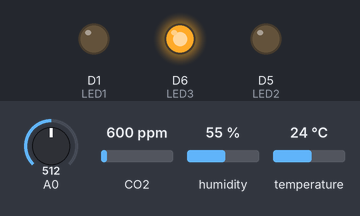
Simulated run of this sketch. Board: ESP8266 (NodeMCU). Parts: output pins drawn as LEDs (lit = HIGH). Inputs (shaded band) come from the test bench; at power-on: A0 = 512, CO2 600 ppm, humidity 55 %, temperature 24 °C. WiFi joins after 1.5 s; servers stay silent unless stated; what the sketch prints to the serial monitor is not drawn.

Above: at 0.1 s.
Timing chart, 0 to 1.6 s (numbered marks = the images above):
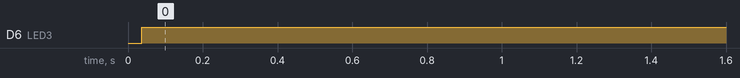

Measured:
- by itself, D6 (LED3): LOW → HIGH at 0.04 s

The sketch:

AirQualityMonitor.ino
```cpp
#include <ESP8266WiFi.h>
#include <WiFiClient.h>
#include <ThingSpeak.h>

#include "MQ135.h"
#include "DHT.h"
int gas, co2lvl;
#define DHTPIN 4
int LED1 = D1;
int LED2 = D5;
int LED3 = D6;

#define DHTTYPE DHT11

DHT dht(DHTPIN, DHTTYPE);
const char* ssid = "Abi's Nord";
const char* password = "Abi@7177";

WiFiClient client;
unsigned long myChannelNumber = 1784816;
const char* myWriteAPIKey = "EW1NEAPPSKGX9M8A";
void setup()
{
  Serial.begin(115200);
  pinMode(LED1, OUTPUT);
  digitalWrite(LED1, LOW);
  pinMode(LED2, OUTPUT);
  digitalWrite(LED2, LOW);
  pinMode(LED3, OUTPUT);
  digitalWrite(LED3, LOW);

  delay(10);

  WiFi.begin(ssid, password);
  ThingSpeak.begin(client);

  dht.begin();
}


void loop()
{
    MQ135 gasSensor = MQ135(A0);
    float air_quality = gasSensor.getPPM();

    gas = analogRead(A0);
    co2lvl = gas - 120;
    co2lvl = map(co2lvl, 0, 1024, 400, 5000);

    float h = dht.readHumidity();

    float t = dht.readTemperature();

    float f = dht.readTemperature(true);


    if (isnan(h) || isnan(t) || isnan(f)) {
      Serial.println(F("Failed to read from DHT sensor!"));
      return;
    }


    Serial.print("Air Quality: ");
    Serial.print(air_quality);
    Serial.println("  PPM");

    if (air_quality <= 50) {
      Serial.println("GOOD");
      digitalWrite(LED1, HIGH);
      digitalWrite(LED2, LOW);
      digitalWrite(LED3, LOW);
    }
    else if (air_quality > 50 and air_quality <= 100) {
      Serial.println("SATISFACTORY");
      digitalWrite(LED1, HIGH);
      digitalWrite(LED2, LOW);
      digitalWrite(LED3, LOW);
    }
    else if (air_quality > 101 and air_quality <= 150) {
      Serial.println("MODERATE");
      digitalWrite(LED1, LOW);
      digitalWrite(LED2, HIGH);
      digitalWrite(LED3, LOW);
    }
    else if (air_quality > 151 and air_quality <= 200) {
      Serial.println("UNLEATHY");
      digitalWrite(LED1, LOW);
      digitalWrite(LED2, HIGH);
      digitalWrite(LED3, LOW);
    }
    else if (air_quality > 201 and air_quality <= 300) {
      Serial.println("VERY UNHEALTHY");
      digitalWrite(LED1, LOW);
      digitalWrite(LED2, LOW);
      digitalWrite(LED3, HIGH);
    }
    else if (air_quality > 301) {
      Serial.println("VERY UNHEALTHY");
      digitalWrite(LED1, LOW);
      digitalWrite(LED2, LOW);
      digitalWrite(LED3, HIGH);
    }


/*
 * Atmospheric CO2 Level..............400ppm
 * Average indoor co2.............350-450ppm
 * Maxiumum acceptable co2...........1000ppm
 * Dangerous co2 levels.............>2000ppm
 */


    Serial.print("CO2 = ");
    Serial.print(co2lvl);  // prints the value read
    Serial.println(" PPM");
    Serial.print(F("Humidity: "));
    Serial.print(h);
    Serial.print(F("%  Temperature: "));
    Serial.print(t);
    Serial.print(F("°C "));
    Serial.print(f);
    Serial.print(F("°F"));
    Serial.println(" ");
    Serial.println("................................................ ");

    ThingSpeak.writeField(myChannelNumber, 1, air_quality, myWriteAPIKey);
    delay(100);
    ThingSpeak.writeField(myChannelNumber, 2, co2lvl, myWriteAPIKey);
    delay(100);
    ThingSpeak.writeField(myChannelNumber, 3, h, myWriteAPIKey);
    delay(100);
    ThingSpeak.writeField(myChannelNumber, 4, t, myWriteAPIKey);

    delay(500);
}
```
